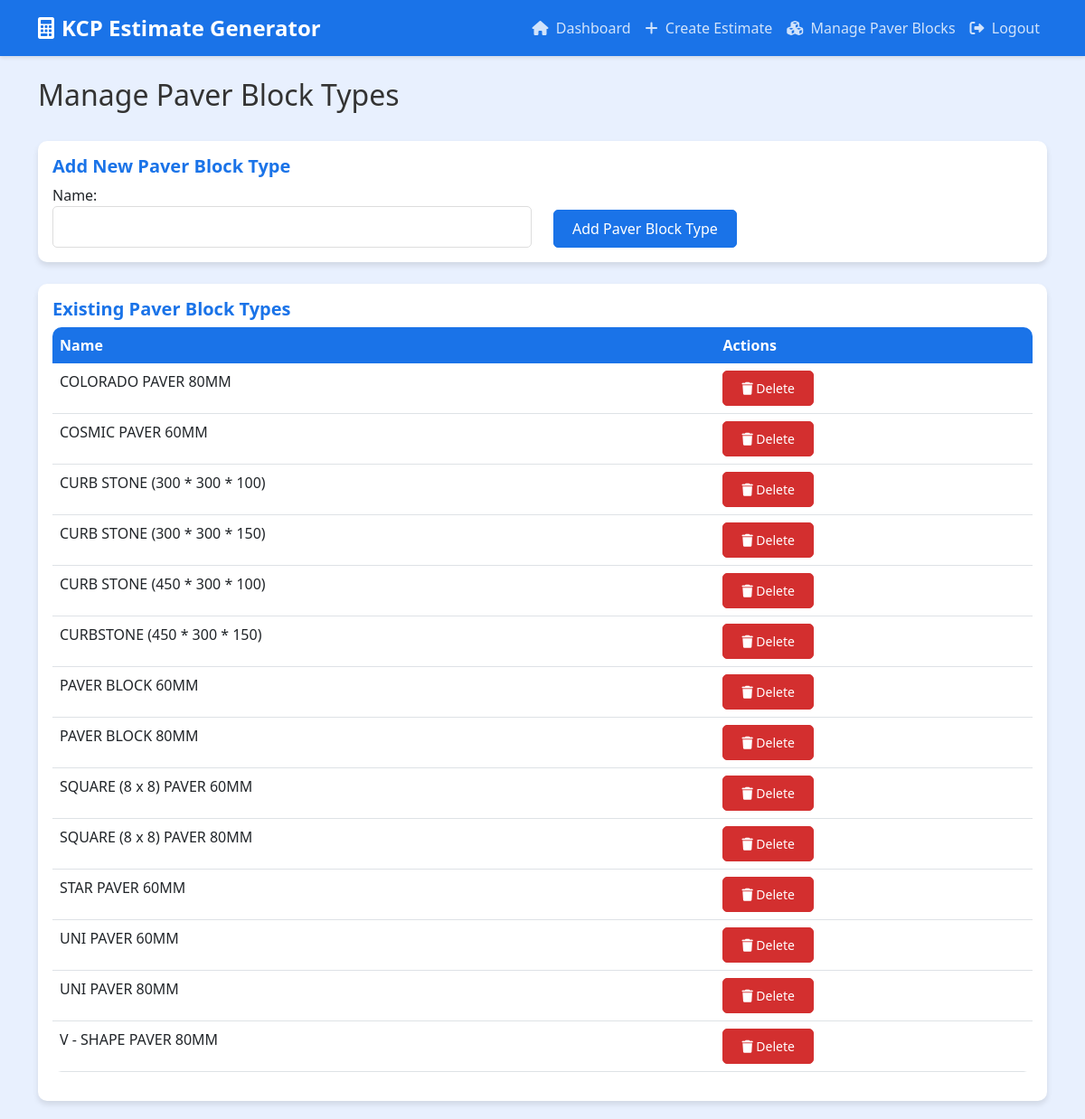
/manage-paver-blocks/ (signed in), run on the app's committed database.
### estimate/models.py (models this page shows, shortened)
class PaverBlockType(models.Model):
    name = models.CharField(max_length=100)
    description = models.TextField(blank=True)
    created_at = models.DateTimeField(auto_now_add=True)
    updated_at = models.DateTimeField(auto_now=True)
    class Meta:
        ordering = ['name']

### estimate/views.py (the view)
# urls.py: path('manage-paver-blocks/', views.manage_paver_blocks, name='manage_paver_blocks'),
@login_required
def manage_paver_blocks(request):
    if request.method == 'POST':
        form = PaverBlockTypeForm(request.POST)
        if form.is_valid():
            form.save()
            messages.success(request, 'Paver block type added successfully!')
            return redirect('manage_paver_blocks')
    else:
        form = PaverBlockTypeForm()
    paver_blocks = PaverBlockType.objects.all()
    return render(request, 'estimate/manage_paver_blocks.html', {
        'form': form,
        'paver_blocks': paver_blocks
    })

### estimate/forms.py
class PaverBlockTypeForm(forms.ModelForm):
    class Meta:
        model = PaverBlockType
        fields = ['name']
        widgets = {
            'name': forms.TextInput(attrs={'class': 'form-control'})
        }

### estimate/templates/estimate/manage_paver_blocks.html (shortened to what this page needs)
{% extends 'estimate/base.html' %}
{% block content %}
<div class="row mb-4">
    <div class="col">
        <h2>Manage Paver Block Types</h2>
    </div>
</div>
<div class="card mb-4">
    <div class="card-body">
        <h5 class="card-title">Add New Paver Block Type</h5>
        <form method="post">
            <div class="row">
                <div class="col-md-6">
                    {{ form.name.label_tag }}
                    {{ form.name }}
                </div>
                <div class="col-md-6 d-flex align-items-end">
                    <button type="submit" class="btn btn-primary">Add Paver Block Type</button>
                </div>
            </div>
        </form>
    </div>
</div>
<div class="card">
    <div class="card-body">
        <h5 class="card-title">Existing Paver Block Types</h5>
        {% if paver_blocks %}
            <div class="table-responsive">
                <table class="table table-hover">
                    <thead>
                        <tr>
                            <th>Name</th>
                            <th>Actions</th>
                        </tr>
                    </thead>
                    <tbody>
                        {% for paver_block in paver_blocks %}
                        <tr>
                            <td>{{ paver_block.name }}</td>
                            <td>
                                <form action="{% url 'delete_paver_block' paver_block.id %}" method="post" class="d-inline">
                                    <button type="submit" class="btn btn-sm btn-danger" onclick="return confirm('Are you sure you want to delete this paver block type?');">
                                        <i class="fas fa-trash"></i> Delete
                                    </button>
                                </form>
                            </td>
                        </tr>
                        {% endfor %}
                    </tbody>
                </table>
            </div>
        {% else %}
            <p class="text-muted">No paver block types found. Add your first paver block type!</p>
        {% endif %}
    </div>
</div>
{% endblock %}

### estimate/templates/estimate/base.html (shortened to what this page needs)
<!DOCTYPE html>
<html lang="en">
<head>
    <link href="https://cdn.jsdelivr.net/npm/bootstrap@5.3.0/dist/css/bootstrap.min.css" rel="stylesheet">
    <link href="https://cdnjs.cloudflare.com/ajax/libs/font-awesome/6.0.0/css/all.min.css" rel="stylesheet">
</head>
<body>
    {% if user.is_authenticated %}
    <nav class="navbar navbar-expand-lg navbar-dark">
        <div class="container">
            <a class="navbar-brand" href="{% url 'dashboard' %}">
                <i class="fas fa-calculator me-2"></i>KCP Estimate Generator
            </a>
            <div class="collapse navbar-collapse" id="navbarNav">
                <ul class="navbar-nav ms-auto">
                    <li class="nav-item">
                        <a class="nav-link" href="{% url 'dashboard' %}">
                            <i class="fas fa-home me-1"></i> Dashboard
                        </a>
                    </li>
                    <li class="nav-item">
                        <a class="nav-link" href="{% url 'create_estimate' %}">
                            <i class="fas fa-plus me-1"></i> Create Estimate
                        </a>
                    </li>
                    <li class="nav-item">
                        <a class="nav-link" href="{% url 'manage_paver_blocks' %}">
                            <i class="fas fa-cubes me-1"></i> Manage Paver Blocks
                        </a>
                    </li>
                    <li class="nav-item">
                        <a class="nav-link" href="{% url 'admin:logout' %}">
                            <i class="fas fa-sign-out-alt me-1"></i> Logout
                        </a>
                    </li>
                </ul>
            </div>
        </div>
    </nav>
    {% endif %}
    <div class="container mt-4">
        {% block content %}
        {% endblock %}
    </div>
</body>
</html>

### estimate/templates/estimate/base.html (style rules this page uses)
:root { --primary-color: #1a73e8; --secondary-color: #00796b; --accent-color: #fbc02d; --success-color: #388e3c; --danger-color: #d32f2f; --light-bg: #e8f0fe; --dark-bg: #343a3a; --card-bg: #ffffff; --text-color: #333333; --light-text-color: #555555; }
body { background-color: var(--light-bg); font-family: 'Segoe UI', Tahoma, Geneva, Verdana, sans-serif; color: var(--text-color); }
.navbar { background-color: var(--primary-color) !important; box-shadow: 0 2px 4px rgba(0,0,0,0.1); }
.navbar-brand { font-weight: bold; color: white !important; font-size: 1.5rem; }
.nav-link { color: rgba(255,255,255,0.8) !important; transition: color 0.3s ease; }
.card { border: none; border-radius: 10px; box-shadow: 0 4px 6px rgba(0,0,0,0.1); transition: transform 0.3s ease; margin-bottom: 20px; background: var(--card-bg); }
.card-title { color: var(--primary-color); font-weight: 600; }
.btn-primary { background-color: var(--primary-color); border-color: var(--primary-color); padding: 8px 20px; border-radius: 5px; transition: all 0.3s ease; }
.btn-danger { background-color: var(--danger-color); border-color: var(--danger-color); padding: 8px 20px; border-radius: 5px; transition: all 0.3s ease; }
.form-control { border-radius: 5px; border: 1px solid #ddd; padding: 10px; transition: border-color 0.3s ease; }
.table { background: var(--card-bg); border-radius: 10px; overflow: hidden; }
.table thead th { background-color: var(--primary-color); color: white; border: none; }

### data on the page
PaverBlockType: name "COLORADO PAVER 80MM"
PaverBlockType: name "COSMIC PAVER 60MM"
PaverBlockType: name "CURB STONE (300 * 300 * 100)"
PaverBlockType: name "CURB STONE (300 * 300 * 150)"
PaverBlockType: name "CURB STONE (450 * 300 * 100)"
PaverBlockType: name "CURBSTONE (450 * 300 * 150)"
PaverBlockType: name "PAVER BLOCK 60MM"
PaverBlockType: name "PAVER BLOCK 80MM"
PaverBlockType: name "SQUARE (8 x 8) PAVER 60MM"
PaverBlockType: name "SQUARE (8 x 8) PAVER 80MM"
PaverBlockType: name "STAR PAVER 60MM"
PaverBlockType: name "UNI PAVER 60MM"
PaverBlockType: name "UNI PAVER 80MM"
PaverBlockType: name "V - SHAPE PAVER 80MM"
